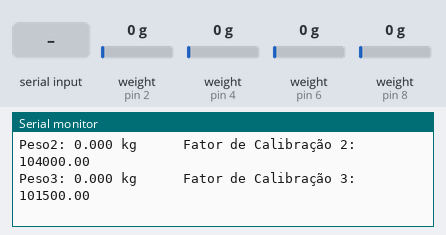
A sketch run on a simulated Arduino Uno, built with avr-gcc and run on an emulated ATmega328P. Parts: the last lines printed to the serial monitor. The test bench sets the inputs (shaded band); at power-on: weight on the scale (sensors on pin 2, pin 4, pin 6, pin 8) 0 g.

Above: at 5.2 s.
5.3 s: weight on the scale (sensor on pin 2) set to 100 g
At 5.7 s:
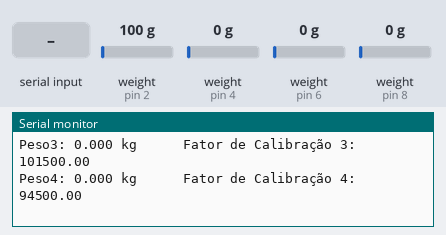
6.8 s: weight on the scale (sensor on pin 4) set to 100 g
At 7.5 s:
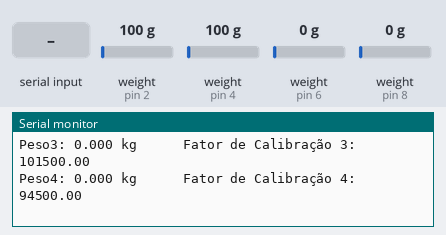
10.6 s: weight on the scale (sensor on pin 6) set to 100 g
At 11.2 s:
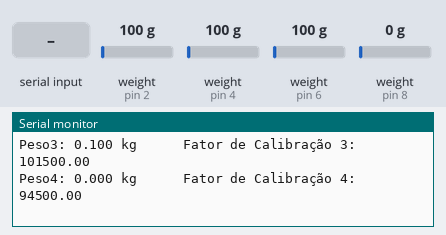
12.1 s: weight on the scale (sensor on pin 8) set to 100 g
At 13.0 s:
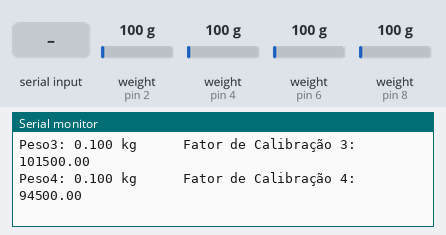
13.6 s: "a\n" received over Serial
At 14.1 s:
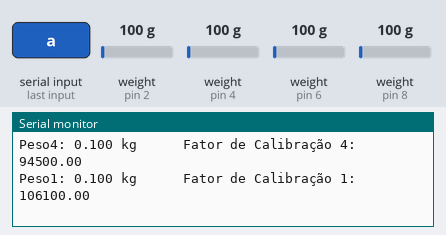
15.1 s: byte 97 ('a') received over Serial
At 15.91 s:
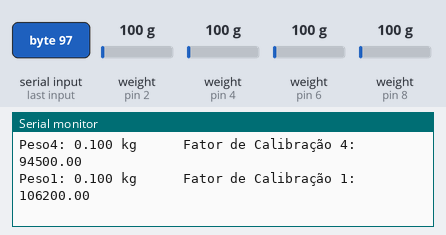
Timing chart, 0 to 17.6 s (numbered marks = the images above; inputs shaded):
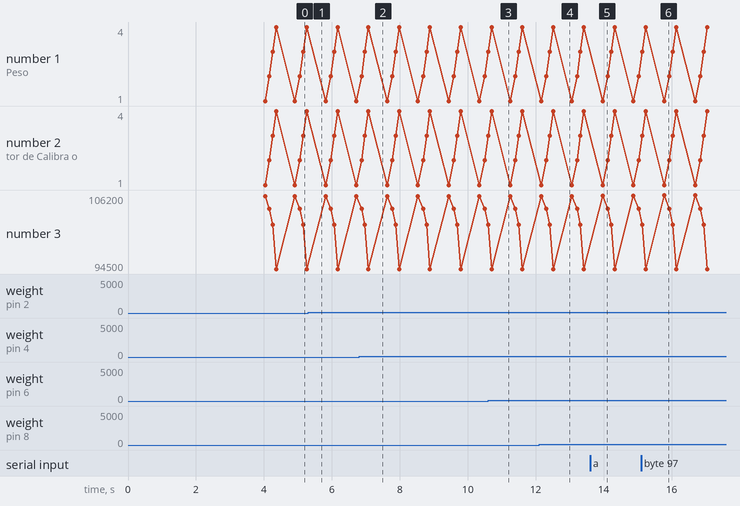

The sketch:

calibracao_TODAS_celulas_de_carga.ino
```cpp
#include <Arduino.h>

#include "HX711.h"

#define DOUT1 2
#define CLK1 3

#define DOUT2 4
#define CLK2 5

#define DOUT3 6
#define CLK3 7

#define DOUT4 8
#define CLK4 9

HX711 balanca1;
HX711 balanca2;
HX711 balanca3;
HX711 balanca4;

float calibration_factor1 = 106000;
float calibration_factor2 = 104000;
float calibration_factor3 = 101500;
float calibration_factor4 = 94500;

float peso1;
float peso2;
float peso3;
float peso4;


void zeraBalanca ()
{
  Serial.println();
  balanca1.tare();
  balanca2.tare();
  balanca3.tare();
  balanca4.tare();
  Serial.println("Balança Zerada\n");
  Serial.println("Pesos em kg\n");
}

void setup() {
  Serial.begin(9600);
  balanca1.begin(DOUT1, CLK1);
  balanca2.begin(DOUT2, CLK2);
  balanca3.begin(DOUT3, CLK3);
  balanca4.begin(DOUT4, CLK4);

  balanca1.set_scale(calibration_factor1);
  balanca2.set_scale(calibration_factor2);
  balanca3.set_scale(calibration_factor3);
  balanca4.set_scale(calibration_factor4);
  zeraBalanca();
}


void loop()
{

  balanca1.set_scale(calibration_factor1);                     // ajusta fator de calibração
  balanca2.set_scale(calibration_factor2);
  balanca3.set_scale(calibration_factor3);
  balanca4.set_scale(calibration_factor4);

  Serial.print("Peso1: ");                                    // imprime no monitor serial
  Serial.print(balanca1.get_units(), 3);                      // imprime peso da balança com 3 casas decimais
  Serial.print(" kg");
  Serial.print("      Fator de Calibração 1: ");               // imprime no monitor serial
  Serial.println(calibration_factor1);                        // imprime fator de calibração

  Serial.print("Peso2: ");
  Serial.print(balanca2.get_units(), 3);
  Serial.print(" kg");
  Serial.print("      Fator de Calibração 2: ");
  Serial.println(calibration_factor2);

  Serial.print("Peso3: ");
  Serial.print(balanca3.get_units(), 3);
  Serial.print(" kg");
  Serial.print("      Fator de Calibração 3: ");
  Serial.println(calibration_factor3);

  Serial.print("Peso4: ");
  Serial.print(balanca4.get_units(), 3);
  Serial.print(" kg");
  Serial.print("      Fator de Calibração 4: ");
  Serial.println(calibration_factor4);

  Serial.println("\n");
  delay(500) ;                                               // atraso de 0,5 segundo

  if (Serial.available())                                    // reconhece letra para ajuste do fator de calibração
  {
    char temp = Serial.read();

    switch (temp){

      //---------------------------------------------------------------------
      // PARA CALIBRAR A PRIMEIRA CELULA DE CARGA
      case 'a':
        calibration_factor1 += 100;
        break;

      case 'b':
        calibration_factor1 -= 100;
        break;

      case 'c':
        calibration_factor1 += 1000;
        break;

      case 'd':
        calibration_factor1 -= 1000;
        break;

      case 'e':
        calibration_factor1 += 10000;
        break;

      case 'f':
        calibration_factor1 -= 10000;
        break;
      //---------------------------------------------------------------------

      //---------------------------------------------------------------------
      // PARA CALIBRAR A SEGUNDA CELULA DE CARGA
      case 'g':
        calibration_factor2 += 100;
        break;

      case 'h':
        calibration_factor2 -= 100;
        break;

      case 'i':
        calibration_factor2 += 1000;
        break;

      case 'j':
        calibration_factor2 -= 1000;
        break;

      case 'k':
        calibration_factor2 += 10000;
        break;

      case 'l':
        calibration_factor2 -= 10000;
        break;
      //---------------------------------------------------------------------

      //---------------------------------------------------------------------
      // PARA CALIBRAR A TERCEIRA CELULA DE CARGA
      case 'm':
        calibration_factor3 += 100;
        break;

      case 'n':
        calibration_factor3 -= 100;
        break;

      case 'o':
        calibration_factor3 += 1000;
        break;

      case 'p':
        calibration_factor3 -= 1000;
        break;

      case 'q':
        calibration_factor3 += 10000;
        break;

      case 'r':
        calibration_factor3 -= 10000;
        break;
      //---------------------------------------------------------------------

      //---------------------------------------------------------------------
      // PARA CALIBRAR A QUARTA CELULA DE CARGA
      case 's':
        calibration_factor4 += 100;
        break;

      case 't':
        calibration_factor4 -= 100;
        break;

      case 'u':
        calibration_factor4 += 1000;
        break;

      case 'v':
        calibration_factor4 -= 1000;
        break;

      case 'w':
        calibration_factor4 += 10000;
        break;

      case 'x':
        calibration_factor4 -= 10000;
        break;
      //---------------------------------------------------------------------
    }

  }
}
```

Measured:
- after the input at 6.8 s, the serial monitor: prints a new line after 0.07 s (image 2)
- after the input at 12.1 s, the serial monitor: prints a new line after 0.41 s (image 4)
- after the input at 13.6 s, the serial monitor: prints a new line after 0.37 s (image 5)
- after the input at 15.1 s, the serial monitor: prints a new line after 0.68 s (image 6)
